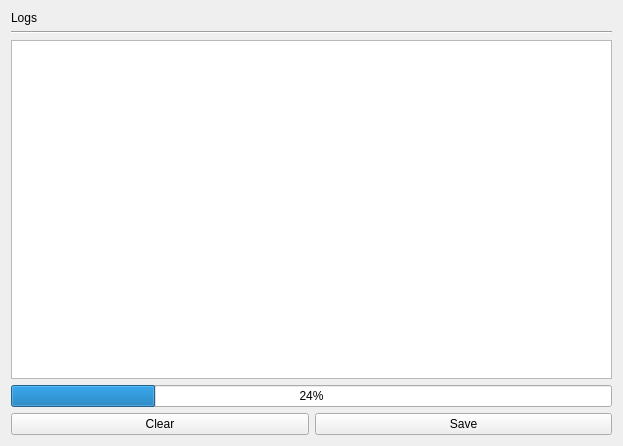
<?xml version="1.0" encoding="UTF-8"?>
<ui version="4.0">
 <class>Form</class>
 <widget class="QWidget" name="Form">
  <property name="geometry">
   <rect>
    <x>0</x>
    <y>0</y>
    <width>623</width>
    <height>446</height>
   </rect>
  </property>
  <property name="windowTitle">
   <string>Form</string>
  </property>
  <layout class="QGridLayout" name="gridLayout_2">
   <item row="0" column="0">
    <layout class="QGridLayout" name="gridLayout">
     <item row="1" column="0" colspan="2">
      <widget class="Line" name="line">
       <property name="orientation">
        <enum>Qt::Orientation::Horizontal</enum>
       </property>
      </widget>
     </item>
     <item row="4" column="1">
      <widget class="QPushButton" name="pushButton_saveLogs">
       <property name="text">
        <string>Save</string>
       </property>
      </widget>
     </item>
     <item row="4" column="0">
      <widget class="QPushButton" name="pushButton_clearLogs">
       <property name="text">
        <string>Clear</string>
       </property>
      </widget>
     </item>
     <item row="2" column="0" colspan="2">
      <widget class="QPlainTextEdit" name="plainTextEdit_logs"/>
     </item>
     <item row="0" column="0" colspan="2">
      <widget class="QLabel" name="label_logs">
       <property name="text">
        <string>Logs</string>
       </property>
      </widget>
     </item>
     <item row="3" column="0" colspan="2">
      <widget class="QProgressBar" name="progressBar">
       <property name="value">
        <number>24</number>
       </property>
      </widget>
     </item>
    </layout>
   </item>
  </layout>
 </widget>
 <resources/>
 <connections/>
</ui>
